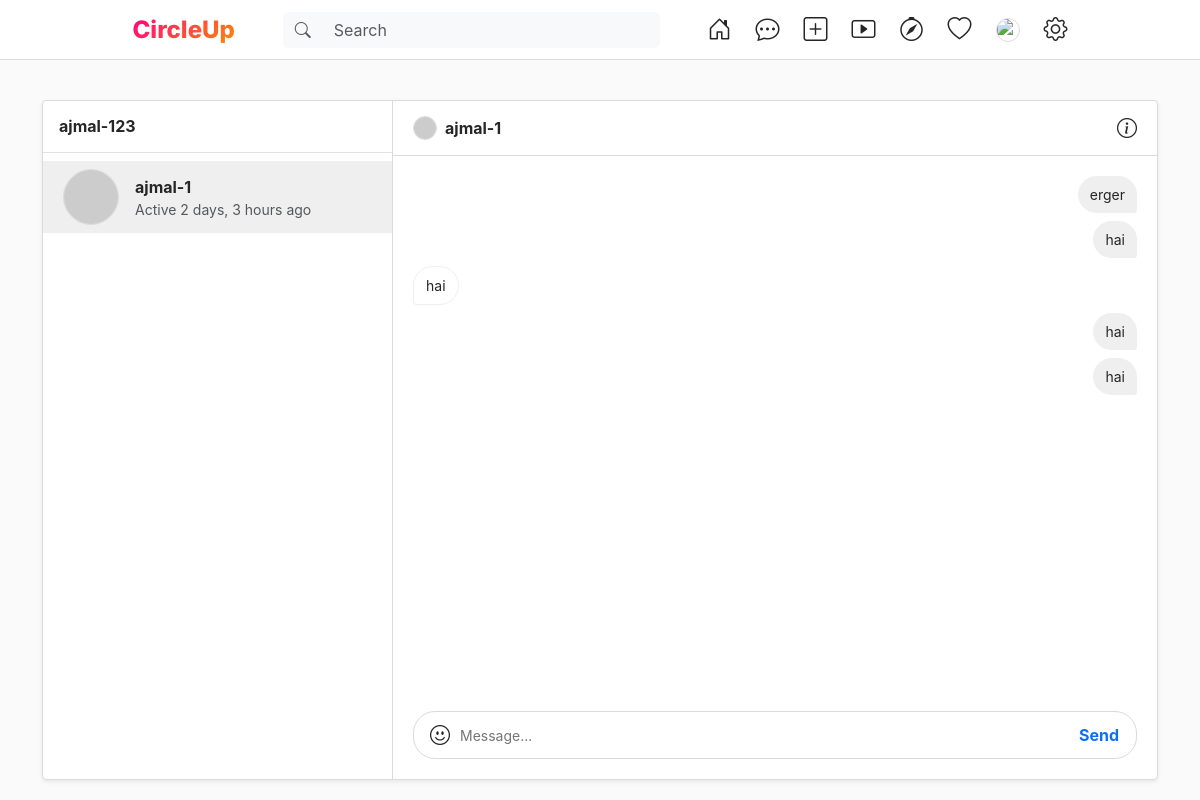
Page /chats/2/ (signed in) on the committed database.
### app/models.py (models this page shows, shortened)
class Profile(models.Model):
    pic = models.FilePathField(path='uploads/', blank=True, null=True)
    user = models.ForeignKey(User, on_delete=models.SET_NULL, null=True, blank=True)
    text = models.CharField(max_length=100, null=True, blank=True)
    score = models.FloatField(default=0.0)
    last_seen = models.DateTimeField(null=True, blank=True)
    dob = models.DateField(null=True, blank=True)
    last_toxic_comment = models.DateTimeField(null=True, blank=True)  # Timestamp of most recent toxic comment
    ban_until = models.DateTimeField(null=True, blank=True)           # When current ban expires
    ban_level = models.IntegerField(default=1)                        # Ban multiplier: 1=4h, 2=8h, 3=12h...
    last_ban_applied = models.DateTimeField(null=True, blank=True)    # When the last ban was issued (for escalation tracking)

class Message(models.Model):
    sender = models.ForeignKey(User, on_delete=models.CASCADE, related_name='sent_messages')
    receiver = models.ForeignKey(User, on_delete=models.CASCADE, related_name='received_messages')
    text = models.TextField()
    score = models.FloatField(default=0.0)
    timestamp = models.DateTimeField(default=timezone.now)
    is_read = models.BooleanField(default=False)

### app/views.py (the view)
# urls.py: path('chats/<int:user_id>/', chat_detail, name='chat-detail'),
@login_required(login_url='login')
def chat_detail(request, user_id):
    friend = User.objects.get(id=user_id)
    friend_profile = Profile.objects.filter(user=friend).first()
    messages = Message.objects.filter(
        (Q(sender=request.user, receiver=friend) | Q(sender=friend, receiver=request.user))
    ).order_by('timestamp')
    Message.objects.filter(sender=friend, receiver=request.user, is_read=False).update(is_read=True)
    msg_flagged = request.session.pop('msg_flagged', False)
    unread_messages_count = Message.objects.filter(receiver=request.user, is_read=False).count()
    return render(request, "chat_detail.html", {
        "friend": friend,
        "friend_profile": friend_profile,
        "messages": messages,
        "msg_flagged": msg_flagged,
        "unread_messages_count": unread_messages_count
    })

### app/context_processors.py (called while the page is built)
def pending_friend_requests(request):
    if request.user.is_authenticated:
        count = FriendRequest.objects.filter(
            to_user=request.user, status='pending'
        ).count()
    else:
        count = 0
    return {'pending_friend_requests_count': count}

### app/templates/chat_detail.html (shortened to what this page needs)
{% extends 'base.html' %}
{% load static %}
{% block content %}
<div class="chat-container shadow-sm mt-3">
    <div class="user-list d-none d-md-block">
        <div class="p-3 border-bottom d-flex justify-content-between align-items-center">
            <h6 class="mb-0 fw-bold">{{ user.username }}</h6>
        </div>
        <div class="py-2">
            <div class="user-item active">
                <img src="https://ui-avatars.com/api/?name={{ friend.username }}&background=random" class="nav-avatar me-3" style="width: 56px; height: 56px;">
                <div class="flex-grow-1">
                    <div class="fw-bold">{{ friend.username }}</div>
                    <div class="text-muted small">
                        {% if friend_profile and friend_profile.last_seen %}
                            {% if friend_profile.last_seen|timesince == '0 minutes' %}
                                Active now
                            {% else %}
                                Active {{ friend_profile.last_seen|timesince }} ago
                            {% endif %}
                        {% else %}
                            Unknown
                        {% endif %}
                    </div>
                </div>
            </div>
        </div>
    </div>
    <div class="chat-area">
        <div class="chat-header d-flex align-items-center">
            <img src="https://ui-avatars.com/api/?name={{ friend.username }}&background=random" class="nav-avatar me-2" style="width: 24px; height: 24px;">
            <div class="fw-bold">{{ friend.username }}</div>
            <i class="bi bi-info-circle ms-auto fs-5"></i>
        </div>
        <div class="messages-box no-scrollbar" id="messagesBox">
            {% for message in messages %}
            <div class="message {% if message.sender == request.user %}sent{% else %}received{% endif %}">
                {{ message.text }}
            </div>
            {% endfor %}
        </div>
        <div class="chat-input-container">
            <form id="chatForm" action="{% url 'send-message' friend.id %}" method="post">
                <div class="chat-input-wrapper">
                    <i class="bi bi-emoji-smile me-2 fs-5"></i>
                    <input id="chatInput" type="text" name="text" class="chat-input" placeholder="Message..." autocomplete="off">
                    <button type="submit" id="chatSubmit" class="btn btn-link text-decoration-none fw-bold p-0">Send</button>
                </div>
            </form>
        </div>
    </div>
</div>
{% endblock %}

### app/static/css/insta_style.css (style rules this page uses)
:root { --primary-gradient: linear-gradient(135deg, #FF0080 0%, #FF8C00 100%); --insta-blue: #0095f6; --insta-dark-blue: #00376b; --bg-light: #fafafa; --border-color: #dbdbdb; --text-primary: #262626; --text-secondary: #8e8e8e; --glass-bg: rgba(255, 255, 255, 0.85); --card-shadow: 0 8px 32px rgba(0, 0, 0, 0.05); }
body { background-color: var(--bg-light) !important; color: var(--text-primary); font-family: -apple-system, BlinkMacSystemFont, "Segoe UI", Roboto, Helvetica, Arial, sans-serif !important; }
.nav-avatar { width: 24px; height: 24px; border-radius: 50%; border: 1px solid var(--border-color); }

### app/templates/base.html (style rules this page uses)
.nav-avatar { width: 24px; height: 24px; border-radius: 50%; border: 1px solid #dbdbdb; }

### app/templates/chat_detail.html (style rules this page uses)
.chat-container { background: white; border: 1px solid #dbdbdb; border-radius: 4px; height: calc(100vh - 120px); display: flex; }
.user-list { width: 350px; border-right: 1px solid #dbdbdb; overflow-y: auto; }
.chat-area { flex-grow: 1; display: flex; flex-direction: column; }
.chat-header { padding: 12px 20px; border-bottom: 1px solid #dbdbdb; }
.messages-box { flex-grow: 1; padding: 20px; overflow-y: auto; display: flex; flex-direction: column; gap: 8px; }
.message { max-width: 60%; padding: 8px 12px; border-radius: 22px; font-size: 14px; position: relative; }
.message.sent { align-self: flex-end; background-color: #efefef; color: #262626; border-bottom-right-radius: 4px; }
.message.received { align-self: flex-start; background: white; border: 1px solid #efefef; border-bottom-left-radius: 4px; }
.chat-input-container { padding: 20px; }
.chat-input-wrapper { border: 1px solid #dbdbdb; border-radius: 22px; padding: 8px 16px; display: flex; align-items: center; }
.chat-input { border: none; outline: none; flex-grow: 1; font-size: 14px; }
.user-item { padding: 8px 20px; cursor: pointer; text-decoration: none; color: inherit; display: flex; align-items: center; }
.user-item.active { background-color: #efefef; }

### rows in the picture
Profile: last_seen "2 days, 3 hours"
Message: text "erger"
Message: text "hai"
Message: text "hai"
Message: text "hai"
Message: text "hai"

### other values in the picture
{{ user.username }} "ajmal-123"
{{ friend.username }} "ajmal-1"
